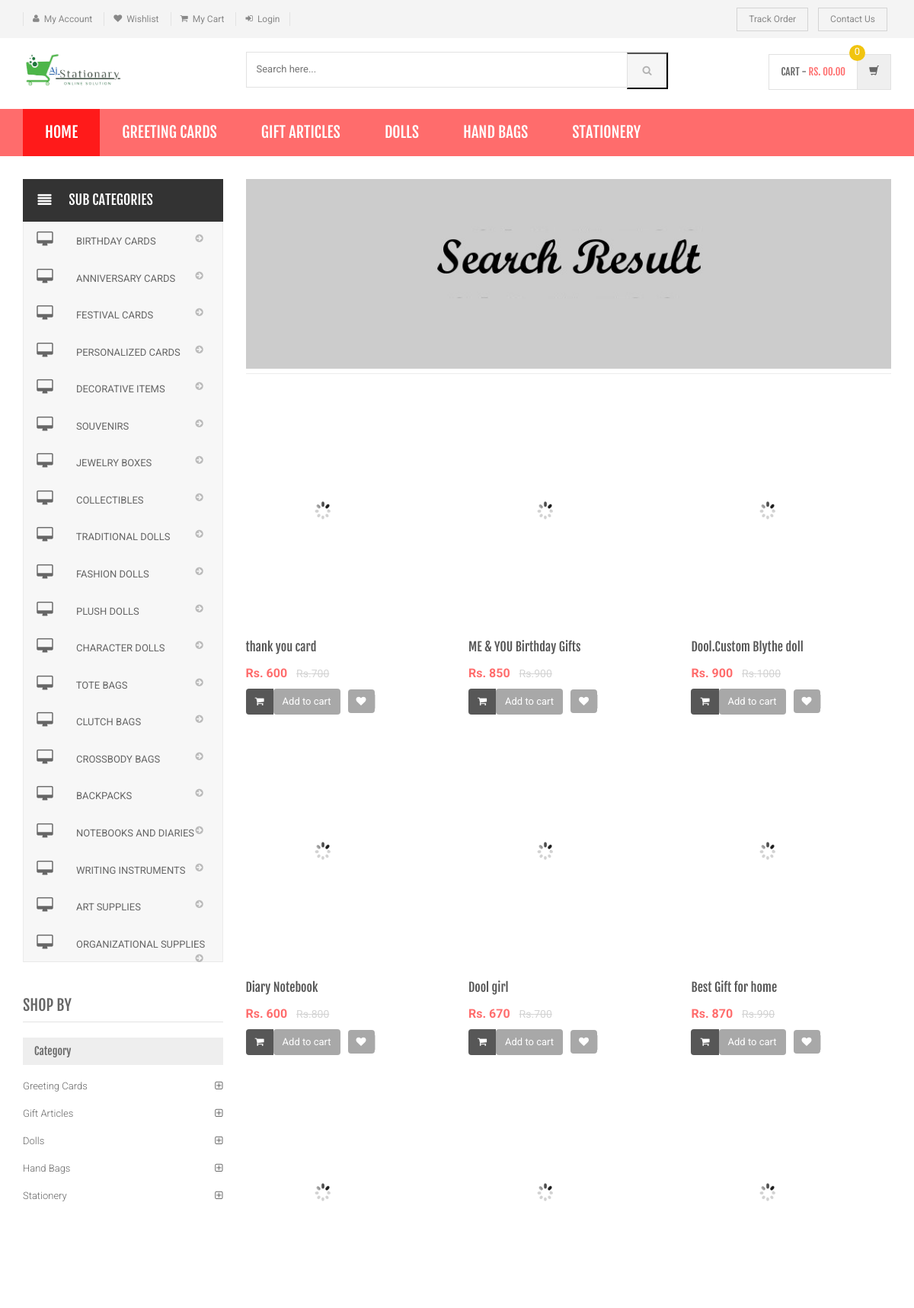
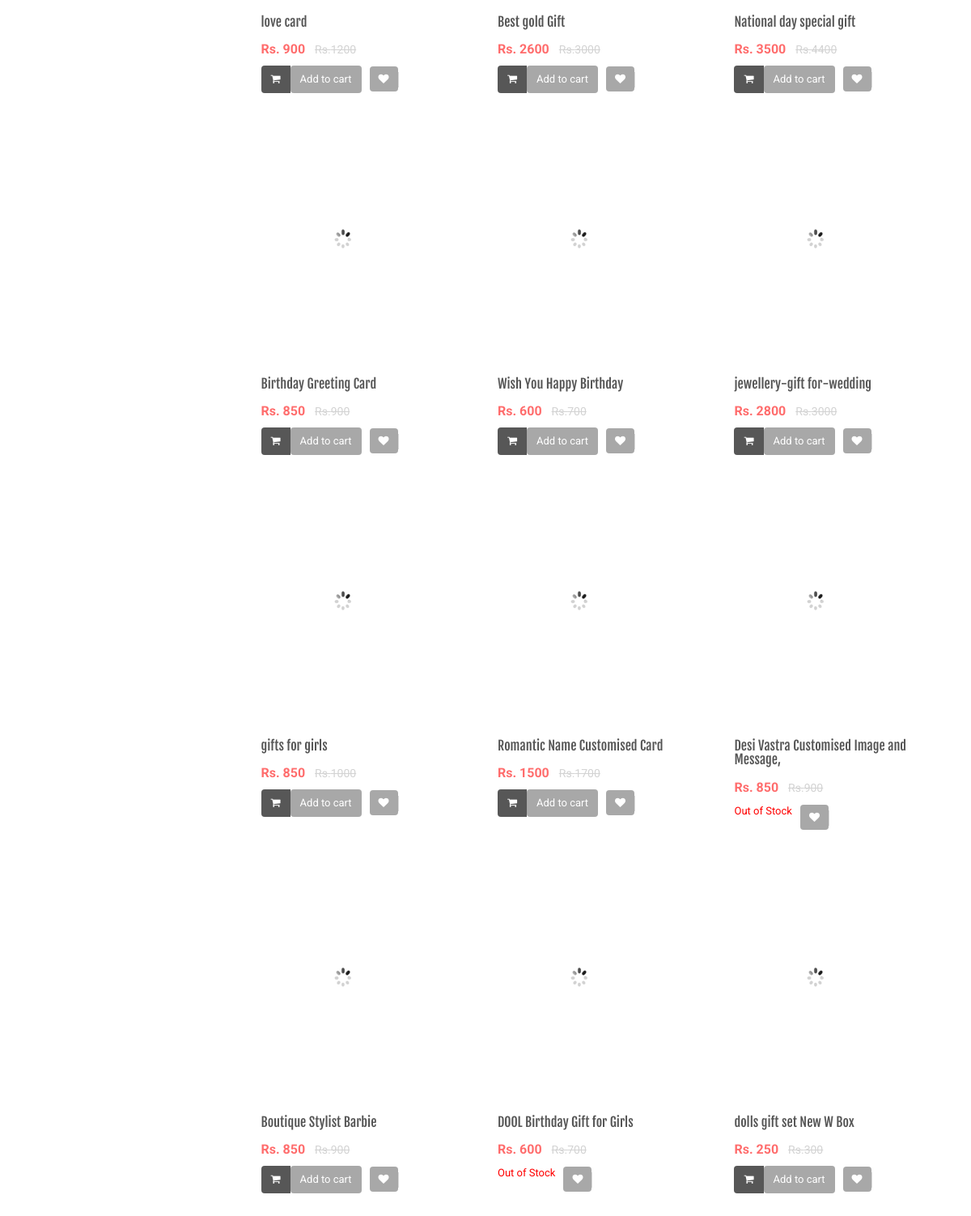
/shopping/search-result.php (upper part), run on the app's committed database (2 pictures, top to bottom).
### tables this page shows
CREATE TABLE `category` (
  `id` int(11) NOT NULL,
  `categoryName` varchar(255) DEFAULT NULL,
  `categoryDescription` longtext DEFAULT NULL,
  `creationDate` timestamp NOT NULL DEFAULT current_timestamp(),
  `updationDate` varchar(255) DEFAULT NULL
);

CREATE TABLE `subcategory` (
  `id` int(11) NOT NULL,
  `categoryid` int(11) DEFAULT NULL,
  `subcategory` varchar(255) DEFAULT NULL,
  `creationDate` timestamp NULL DEFAULT current_timestamp(),
  `updationDate` varchar(255) DEFAULT NULL
);

CREATE TABLE `products` (
  `id` int(11) NOT NULL,
  `category` int(11) NOT NULL,
  `subCategory` int(11) DEFAULT NULL,
  `productName` varchar(255) DEFAULT NULL,
  `productCompany` varchar(255) DEFAULT NULL,
  `productPrice` int(11) DEFAULT NULL,
  `productPriceBeforeDiscount` int(11) DEFAULT NULL,
  `productDescription` longtext DEFAULT NULL,
  `productImage1` varchar(255) DEFAULT NULL,
  `productImage2` varchar(255) DEFAULT NULL,
  `productImage3` varchar(255) DEFAULT NULL,
  `shippingCharge` int(11) DEFAULT NULL,
  `productAvailability` varchar(255) DEFAULT NULL,
  `postingDate` timestamp NULL DEFAULT current_timestamp(),
  `updationDate` varchar(255) DEFAULT NULL
);

### shopping/search-result.php (the view, shortened to what this page needs)
<?php
include('includes/config.php');
$find="%{$_POST['product']}%";
?>
<!DOCTYPE html>
<html lang="en">
	<head>
	    <link rel="stylesheet" href="assets/css/bootstrap.min.css">
	    <link rel="stylesheet" href="assets/css/main.css">
	    <link rel="stylesheet" href="assets/css/red.css">
	    <link rel="stylesheet" href="assets/css/owl.carousel.css">
		<link rel="stylesheet" href="assets/css/owl.transitions.css">
		<link href="assets/css/lightbox.css" rel="stylesheet">
		<link rel="stylesheet" href="assets/css/animate.min.css">
		<link rel="stylesheet" href="assets/css/rateit.css">
		<link rel="stylesheet" href="assets/css/bootstrap-select.min.css">
		<link rel="stylesheet" href="assets/css/config.css">
		<link href="assets/css/green.css" rel="alternate stylesheet" title="Green color">
		<link href="assets/css/blue.css" rel="alternate stylesheet" title="Blue color">
		<link href="assets/css/red.css" rel="alternate stylesheet" title="Red color">
		<link href="assets/css/orange.css" rel="alternate stylesheet" title="Orange color">
		<link href="assets/css/dark-green.css" rel="alternate stylesheet" title="Darkgreen color">
		<link rel="stylesheet" href="assets/css/font-awesome.min.css">
	</head>
    <body class="cnt-home">
<header class="header-style-1">
<?php include('includes/top-header.php');?>
<?php include('includes/main-header.php');?>
<?php include('includes/menu-bar.php');?>
</header>
<div class="body-content outer-top-xs">
	<div class='container'>
		<div class='row outer-bottom-sm'>
			<div class='col-md-3 sidebar'>
<div class="side-menu animate-dropdown outer-bottom-xs">
<div class="side-menu animate-dropdown outer-bottom-xs">
    <div class="head"><i class="icon fa fa-align-justify fa-fw"></i>Sub Categories</div>
    <nav class="yamm megamenu-horizontal" role="navigation">
        <ul class="nav">
            <li class="dropdown menu-item">
              <?php $sql=mysqli_query($con,"select id,subcategory  from subcategory");
while($row=mysqli_fetch_array($sql))
{
    ?>
                <a href="sub-category.php?scid=<?php echo $row['id'];?>" class="dropdown-toggle"><i class="icon fa fa-desktop fa-fw"></i>
                <?php echo $row['subcategory'];?></a>
                <?php }?>
</li>
</ul>
    </nav>
</div>
</div>
	            <div class="sidebar-module-container">
	            	<h3 class="section-title">shop by</h3>
	            	<div class="sidebar-filter">
<div class="sidebar-widget wow fadeInUp outer-bottom-xs ">
	<div class="widget-header m-t-20">
		<h4 class="widget-title">Category</h4>
	</div>
	<div class="sidebar-widget-body m-t-10">
	         <?php $sql=mysqli_query($con,"select id,categoryName  from category");
while($row=mysqli_fetch_array($sql))
{
    ?>
		<div class="accordion">
	    	<div class="accordion-group">
	            <div class="accordion-heading">
	                <a href="category.php?cid=<?php echo $row['id'];?>"  class="accordion-toggle collapsed">
	                   <?php echo $row['categoryName'];?>
	                </a>
	            </div>
	        </div>
	    </div>
	    <?php } ?>
	</div>
</div>
	            	</div>
	            </div>
            </div>
			<div class='col-md-9'>
	<div id="category" class="category-carousel hidden-xs">
		<div class="item">
			<div class="image">
				<img src="assets/images/banners/cat-banner-3.jpg" alt="" class="img-responsive">
			</div>
		</div>
</div>
				<div class="search-result-container">
					<div id="myTabContent" class="tab-content">
						<div class="tab-pane active " id="grid-container">
							<div class="category-product  inner-top-vs">
								<div class="row">
			<?php
$ret=mysqli_query($con,"select * from products where productName like '$find'");
$num=mysqli_num_rows($ret);
if($num>0)
{
while ($row=mysqli_fetch_array($ret))
{?>
		<div class="col-sm-6 col-md-4 wow fadeInUp">
			<div class="products">
	<div class="product">
		<div class="product-image">
			<div class="image">
				<a href="product-details.php?pid=<?php echo htmlentities($row['id']);?>"><img  src="assets/images/blank.gif" data-echo="admin/productimages/<?php echo htmlentities($row['id']);?>/<?php echo htmlentities($row['productImage1']);?>" alt="" width="200" height="300"></a>
			</div>
		</div>
		<div class="product-info text-left">
			<h3 class="name"><a href="product-details.php?pid=<?php echo htmlentities($row['id']);?>"><?php echo htmlentities($row['productName']);?></a></h3>
			<div class="product-price">
				<span class="price">
					Rs. <?php echo htmlentities($row['productPrice']);?>			</span>
										     <span class="price-before-discount">Rs.<?php echo htmlentities($row['productPriceBeforeDiscount']);?></span>
			</div>
		</div>
					<div class="cart clearfix animate-effect">
				<div class="action">
					<ul class="list-unstyled">
						<li class="add-cart-button btn-group">
					<?php if($row['productAvailability']=='In Stock'){?>
										<button class="btn btn-primary icon" data-toggle="dropdown" type="button">
								<i class="fa fa-shopping-cart"></i>
							</button>
							<a href="category.php?page=product&action=add&id=<?php echo $row['id']; ?>">
							<button class="btn btn-primary" type="button">Add to cart</button></a>
								<?php } else {?>
							<div class="action" style="color:red">Out of Stock</div>
					<?php } ?>
						</li>
		                <li class="lnk wishlist">
							<a class="add-to-cart" href="category.php?pid=<?php echo htmlentities($row['id'])?>&&action=wishlist" title="Wishlist">
								 <i class="icon fa fa-heart"></i>
							</a>
						</li>
					</ul>
				</div>
			</div>
			</div>
			</div>
		</div>
	  <?php } } else {?>
		<div class="col-sm-6 col-md-4 wow fadeInUp"> <h3>No Product Found</h3>
		</div>
<?php } ?>
										</div>
							</div>
						</div>
				</div>
			</div>
		</div></div>
</div>
</div>
</body>
</html>

### shopping/includes/menu-bar.php (shortened to what this page needs)
<div class="header-nav animate-dropdown">
    <div class="container">
        <div class="yamm navbar navbar-default" role="navigation">
            <div class="nav-bg-class">
                <div class="navbar-collapse collapse" id="mc-horizontal-menu-collapse">
	<div class="nav-outer ">
		<ul class="nav navbar-nav ">
			<li class="active dropdown yamm-fw ">
				<a href="index.php" data-hover="dropdown" class="dropdown-toggle">Home</a>
			</li>
              <?php $sql=mysqli_query($con,"select id,categoryName  from category limit 6");
while($row=mysqli_fetch_array($sql))
{
    ?>
			<li class="dropdown yamm bg-dark">
				<a href="category.php?cid=<?php echo $row['id'];?>"> <?php echo $row['categoryName'];?></a>
			</li>
			<?php } ?>
		</ul>
		<div class="clearfix"></div>
	</div>
</div>
            </div>
        </div>
    </div>
</div>

### shopping/assets/css/red.css (style rules this page uses)
a { color: #ff6c6c; }
.header-style-1 .header-nav { background: #ff6c6c; }
.cnt-home .header-style-1 .header-nav .navbar .navbar-nav > li.active { background: #ff1a1a; }
.product .product-info .product-price .price { color: #ff6c6c; }
.sidebar .sidebar-module-container .sidebar-widget .sidebar-widget-body .accordion .accordion-group .accordion-heading .accordion-toggle, .sidebar .sidebar-module-container .sidebar-widget .sidebar-widget-body .accordion .accordion-group .accordion-heading .accordion-toggle:hover, .sidebar .sidebar-module-container .sidebar-widget .sidebar-widget-body .accordion .accordion-group .accordion-heading .accordion-toggle:focus, .sidebar .sidebar-module-container .sidebar-widget .sidebar-widget-body .accordion .accordion-group .accordion-heading .accordion-toggle:after { color: #ff6c6c; }

### shopping/assets/css/lightbox.css (style rules this page uses)
body:after { content: url(../images/close.png) url(../images/loading.gif) url(../images/prev.png) url(../images/next.png); display: none; }

### shopping/assets/css/green.css (style rules this page uses)
a { color: #abd07e; }
.header-style-1 .header-nav { background: #abd07e; }
.cnt-home .header-style-1 .header-nav .navbar .navbar-nav > li.active { background: #84b943; }
.product .product-info .product-price .price { color: #abd07e; }
.sidebar .sidebar-module-container .sidebar-widget .sidebar-widget-body .accordion .accordion-group .accordion-heading .accordion-toggle, .sidebar .sidebar-module-container .sidebar-widget .sidebar-widget-body .accordion .accordion-group .accordion-heading .accordion-toggle:hover, .sidebar .sidebar-module-container .sidebar-widget .sidebar-widget-body .accordion .accordion-group .accordion-heading .accordion-toggle:focus, .sidebar .sidebar-module-container .sidebar-widget .sidebar-widget-body .accordion .accordion-group .accordion-heading .accordion-toggle:after { color: #abd07e; }

### shopping/assets/css/blue.css (style rules this page uses)
a { color: #3498db; }
.header-style-1 .header-nav { background: #3498db; }
.cnt-home .header-style-1 .header-nav .navbar .navbar-nav > li.active { background: #1d6ca1; }
.product .product-info .product-price .price { color: #3498db; }
.sidebar .sidebar-module-container .sidebar-widget .sidebar-widget-body .accordion .accordion-group .accordion-heading .accordion-toggle, .sidebar .sidebar-module-container .sidebar-widget .sidebar-widget-body .accordion .accordion-group .accordion-heading .accordion-toggle:hover, .sidebar .sidebar-module-container .sidebar-widget .sidebar-widget-body .accordion .accordion-group .accordion-heading .accordion-toggle:focus, .sidebar .sidebar-module-container .sidebar-widget .sidebar-widget-body .accordion .accordion-group .accordion-heading .accordion-toggle:after { color: #3498db; }

### shopping/assets/css/orange.css (style rules this page uses)
a { color: #f39c12; }
.header-style-1 .header-nav { background: #f39c12; }
.cnt-home .header-style-1 .header-nav .navbar .navbar-nav > li.active { background: #ab6c09; }
.product .product-info .product-price .price { color: #f39c12; }
.sidebar .sidebar-module-container .sidebar-widget .sidebar-widget-body .accordion .accordion-group .accordion-heading .accordion-toggle, .sidebar .sidebar-module-container .sidebar-widget .sidebar-widget-body .accordion .accordion-group .accordion-heading .accordion-toggle:hover, .sidebar .sidebar-module-container .sidebar-widget .sidebar-widget-body .accordion .accordion-group .accordion-heading .accordion-toggle:focus, .sidebar .sidebar-module-container .sidebar-widget .sidebar-widget-body .accordion .accordion-group .accordion-heading .accordion-toggle:after { color: #f39c12; }

### shopping/assets/css/dark-green.css (style rules this page uses)
a { color: #12cca7; }
.header-style-1 .header-nav { background: #12cca7; }
.cnt-home .header-style-1 .header-nav .navbar .navbar-nav > li.active { background: #0b816a; }
.product .product-info .product-price .price { color: #12cca7; }
.sidebar .sidebar-module-container .sidebar-widget .sidebar-widget-body .accordion .accordion-group .accordion-heading .accordion-toggle, .sidebar .sidebar-module-container .sidebar-widget .sidebar-widget-body .accordion .accordion-group .accordion-heading .accordion-toggle:hover, .sidebar .sidebar-module-container .sidebar-widget .sidebar-widget-body .accordion .accordion-group .accordion-heading .accordion-toggle:focus, .sidebar .sidebar-module-container .sidebar-widget .sidebar-widget-body .accordion .accordion-group .accordion-heading .accordion-toggle:after { color: #12cca7; }

### data on the page
category: categoryName "GREETING CARDS", categoryName "Greeting Cards"
category: categoryName "GIFT ARTICLES", categoryName "Gift Articles"
category: categoryName "DOLLS", categoryName "Dolls"
category: categoryName "HAND BAGS", categoryName "Hand Bags"
category: categoryName "STATIONERY", categoryName "Stationery"
subcategory: subcategory "BIRTHDAY CARDS"
subcategory: subcategory "ANNIVERSARY CARDS"
subcategory: subcategory "FESTIVAL CARDS"
subcategory: subcategory "PERSONALIZED CARDS"
subcategory: subcategory "DECORATIVE ITEMS"
subcategory: subcategory "SOUVENIRS"
subcategory: subcategory "JEWELRY BOXES"
subcategory: subcategory "COLLECTIBLES"
subcategory: subcategory "TRADITIONAL DOLLS"
subcategory: subcategory "FASHION DOLLS"
subcategory: subcategory "PLUSH DOLLS"
subcategory: subcategory "CHARACTER DOLLS"
subcategory: subcategory "TOTE BAGS"
subcategory: subcategory "CLUTCH BAGS"
subcategory: subcategory "CROSSBODY BAGS"
subcategory: subcategory "BACKPACKS"
subcategory: subcategory "NOTEBOOKS AND DIARIES"
subcategory: subcategory "WRITING INSTRUMENTS"
subcategory: subcategory "ART SUPPLIES"
subcategory: subcategory "ORGANIZATIONAL SUPPLIES"
products: productName "thank you card", productPrice "600", productPriceBeforeDiscount "700"
products: productName "ME & YOU Birthday Gifts", productPrice "850", productPriceBeforeDiscount "900"
products: productName "Dool.Custom Blythe doll", productPrice "900", productPriceBeforeDiscount "1000"
products: productName "Diary Notebook", productPrice "600", productPriceBeforeDiscount "800"
products: productName "Dool girl", productPrice "670", productPriceBeforeDiscount "700"
products: productName "Best Gift for home", productPrice "870", productPriceBeforeDiscount "990"
products: productName "love card", productPrice "900", productPriceBeforeDiscount "1200"
products: productName "Best gold Gift", productPrice "2600", productPriceBeforeDiscount "3000"
products: productName "National day special gift", productPrice "3500", productPriceBeforeDiscount "4400"
products: productName "Birthday Greeting Card", productPrice "850", productPriceBeforeDiscount "900"
products: productName "Wish You Happy Birthday", productPrice "600", productPriceBeforeDiscount "700"
products: productName "jewellery-gift for-wedding", productPrice "2800", productPriceBeforeDiscount "3000"
products: productName "gifts for girls", productPrice "850", productPriceBeforeDiscount "1000"
products: productName "Romantic Name Customised Card", productPrice "1500", productPriceBeforeDiscount "1700"
products: productName "Desi Vastra Customised Image and Message,", productPrice "850", productPriceBeforeDiscount "900", productAvailability "Out of Stock"
products: productName "Boutique Stylist Barbie", productPrice "850", productPriceBeforeDiscount "900"
products: productName "DOOL Birthday Gift for Girls", productPrice "600", productPriceBeforeDiscount "700", productAvailability "Out of Stock"
products: productName "dolls gift set New W Box", productPrice "250", productPriceBeforeDiscount "300"
